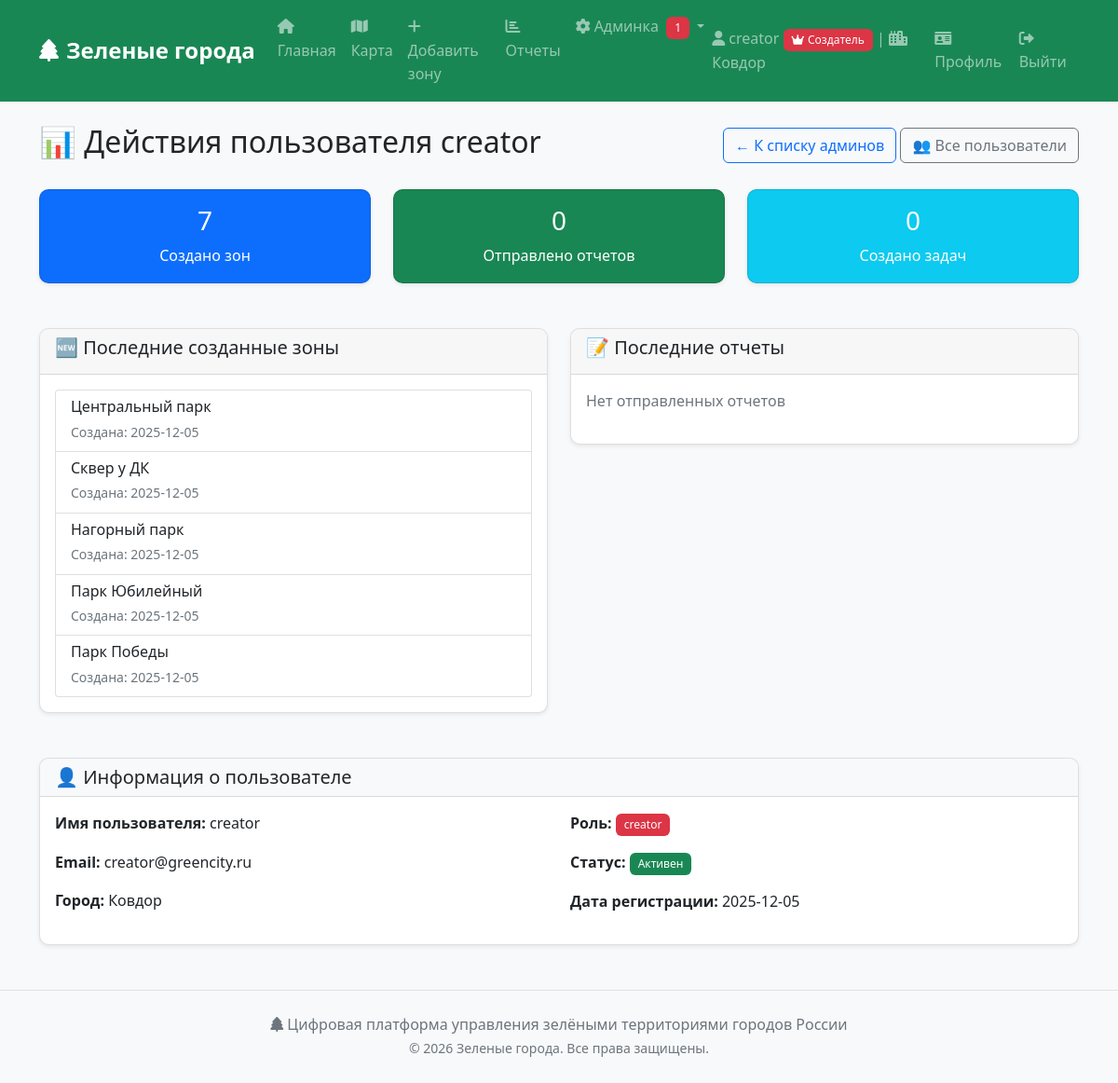
Page /admin/user/1/actions (signed in) on the committed database.
### tables this page shows
CREATE TABLE users (
            id INTEGER PRIMARY KEY AUTOINCREMENT,
            username TEXT UNIQUE NOT NULL,
            email TEXT UNIQUE NOT NULL,
            password_hash TEXT NOT NULL,
            city TEXT NOT NULL,
            role TEXT DEFAULT 'user',
            is_active BOOLEAN DEFAULT 1,
            created_date TIMESTAMP DEFAULT CURRENT_TIMESTAMP
        );

CREATE TABLE green_zones (
            id INTEGER PRIMARY KEY AUTOINCREMENT,
            city_id INTEGER NOT NULL,
            name TEXT NOT NULL,
            zone_type TEXT NOT NULL,
            area REAL,
            location TEXT,
            coordinates TEXT,
            created_by INTEGER,
            status TEXT DEFAULT 'pending', -- pending, approved, rejected
            approved_by INTEGER,
            approved_date TIMESTAMP,
            rejection_reason TEXT,
            created_date TIMESTAMP DEFAULT CURRENT_TIMESTAMP,
            FOREIGN KEY (city_id) REFERENCES cities (id),
            FOREIGN KEY (created_by) REFERENCES users (id),
            FOREIGN KEY (approved_by) REFERENCES users (id)
        );

### auth.py (the view)
    @app.route('/admin/user/<int:user_id>/actions')
    @creator_required
    def view_user_actions(user_id):
        user = database.get_user_by_id(user_id)
        if not user:
            flash('Пользователь не найден', 'danger')
            return redirect(url_for('admin_admins'))
        user_actions = database.get_user_actions(user_id)
        return render_template('user_actions.html', user=user, actions=user_actions)

### database.py (called while the page is built)
def get_db_path():
    if 'RENDER' in os.environ:
        return '/tmp/green_city.db'
    return 'green_city.db'

def get_db_connection():
    conn = sqlite3.connect(get_db_path())
    conn.row_factory = sqlite3.Row
    return conn

def get_user_by_id(user_id):
    conn = get_db_connection()
    user = conn.execute('SELECT * FROM users WHERE id = ?', (user_id,)).fetchone()
    conn.close()
    return user

def get_pending_zones():
    conn = get_db_connection()
    zones = conn.execute('''
        SELECT gz.*, c.name as city_name, u.username as creator_name
        FROM green_zones gz
        JOIN cities c ON gz.city_id = c.id
        JOIN users u ON gz.created_by = u.id
        WHERE gz.status = 'pending'
        ORDER BY gz.created_date DESC
    ''').fetchall()
    conn.close()
    return zones

def get_tasks_awaiting_verification():
    conn = get_db_connection()
    tasks = conn.execute('''
        SELECT mt.*, gz.name as zone_name, u.username as creator_name,
               vu.username as verification_requested_by_name,
               o.name as assigned_organization_name
        FROM maintenance_tasks mt
        JOIN green_zones gz ON mt.zone_id = gz.id
        LEFT JOIN users u ON mt.created_by = u.id
        LEFT JOIN users vu ON mt.verification_requested_by = vu.id
        LEFT JOIN organizations o ON mt.assigned_organization = o.id
        WHERE mt.status = 'verification_requested'
        ORDER BY mt.verification_requested_date DESC
    ''').fetchall()
    conn.close()
    return tasks

### templates/user_actions.html
{% extends "base.html" %}
{% block content %}
<div class="d-flex justify-content-between align-items-center mb-4">
    <h2>📊 Действия пользователя {{ user.username }}</h2>
    <div>
        <a href="{{ url_for('admin_admins') }}" class="btn btn-outline-primary">← К списку админов</a>
        <a href="{{ url_for('admin_users') }}" class="btn btn-outline-secondary">👥 Все пользователи</a>
    </div>
</div>
<div class="row">
    <div class="col-md-4">
        <div class="card bg-primary text-white">
            <div class="card-body text-center">
                <h3>{{ actions.zones_created }}</h3>
                <p class="mb-0">Создано зон</p>
            </div>
        </div>
    </div>
    <div class="col-md-4">
        <div class="card bg-success text-white">
            <div class="card-body text-center">
                <h3>{{ actions.reports_submitted }}</h3>
                <p class="mb-0">Отправлено отчетов</p>
            </div>
        </div>
    </div>
    <div class="col-md-4">
        <div class="card bg-info text-white">
            <div class="card-body text-center">
                <h3>{{ actions.tasks_created }}</h3>
                <p class="mb-0">Создано задач</p>
            </div>
        </div>
    </div>
</div>
<div class="row mt-4">
    <div class="col-md-6">
        <div class="card">
            <div class="card-header">
                <h5>🆕 Последние созданные зоны</h5>
            </div>
            <div class="card-body">
                {% if actions.recent_zones %}
                <div class="list-group">
                    {% for zone in actions.recent_zones %}
                    <div class="list-group-item">
                        <h6 class="mb-1">{{ zone.name }}</h6>
                        <small class="text-muted">Создана: {{ zone.created_date[:10] }}</small>
                    </div>
                    {% endfor %}
                </div>
                {% else %}
                <p class="text-muted">Нет созданных зон</p>
                {% endif %}
            </div>
        </div>
    </div>
    <div class="col-md-6">
        <div class="card">
            <div class="card-header">
                <h5>📝 Последние отчеты</h5>
            </div>
            <div class="card-body">
                {% if actions.recent_reports %}
                <div class="list-group">
                    {% for report in actions.recent_reports %}
                    <div class="list-group-item">
                        <h6 class="mb-1">{{ report.zone_name }}</h6>
                        <p class="mb-1 small">{{ report.notes[:100] }}{% if report.notes|length > 100 %}...{% endif %}</p>
                        <small class="text-muted">Отправлен: {{ report.report_date[:10] }}</small>
                    </div>
                    {% endfor %}
                </div>
                {% else %}
                <p class="text-muted">Нет отправленных отчетов</p>
                {% endif %}
            </div>
        </div>
    </div>
</div>
<div class="card mt-4">
    <div class="card-header bg-light">
        <h5 class="mb-0">👤 Информация о пользователе</h5>
    </div>
    <div class="card-body">
        <div class="row">
            <div class="col-md-6">
                <p><strong>Имя пользователя:</strong> {{ user.username }}</p>
                <p><strong>Email:</strong> {{ user.email }}</p>
                <p><strong>Город:</strong> {{ user.city }}</p>
            </div>
            <div class="col-md-6">
                <p><strong>Роль:</strong>
                    <span class="badge bg-{{ 'danger' if user.role == 'creator' else 'warning' if user.role == 'admin' else 'secondary' }}">
                        {{ user.role }}
                    </span>
                </p>
                <p><strong>Статус:</strong>
                    <span class="badge bg-{{ 'success' if user.is_active else 'danger' }}">
                        {{ 'Активен' if user.is_active else 'Неактивен' }}
                    </span>
                </p>
                <p><strong>Дата регистрации:</strong> {{ user.created_date[:10] }}</p>
            </div>
        </div>
    </div>
</div>
{% endblock %}

### templates/base.html (shortened to what this page needs)
<!DOCTYPE html>
<html lang="ru">
<head>
    <link href="https://cdn.jsdelivr.net/npm/bootstrap@5.1.3/dist/css/bootstrap.min.css" rel="stylesheet">
    <link rel="stylesheet" href="https://cdnjs.cloudflare.com/ajax/libs/font-awesome/6.0.0/css/all.min.css">
    <link rel="stylesheet" href="{{ url_for('static', filename='style.css') }}">
</head>
<body>
    <nav class="navbar navbar-expand-lg navbar-dark bg-success">
        <div class="container">
            <a class="navbar-brand" href="{{ url_for('index') }}">
                <i class="fas fa-tree me-2"></i>Зеленые города
            </a>
            <div class="collapse navbar-collapse" id="navbarNav">
                <div class="navbar-nav me-auto">
                    <a class="nav-link" href="{{ url_for('index') }}">
                        <i class="fas fa-home me-1"></i>Главная
                    </a>
                    <a class="nav-link" href="{{ url_for('map_view') }}">
                        <i class="fas fa-map me-1"></i>Карта
                    </a>
                    {% if session.user_id %}
                    <a class="nav-link" href="{{ url_for('add_zone') }}">
                        <i class="fas fa-plus me-1"></i>Добавить зону
                    </a>
                    {% endif %}
                    <a class="nav-link" href="{{ url_for('reports') }}">
                        <i class="fas fa-chart-bar me-1"></i>Отчеты
                    </a>
                    {% if session.role in ['admin', 'creator'] %}
                    <div class="nav-item dropdown">
                        <a class="nav-link dropdown-toggle" href="#" role="button" data-bs-toggle="dropdown">
                            <i class="fas fa-cog me-1"></i>Админка
                            {% if has_pending_zones() or has_tasks_awaiting_verification() %}
                            <span class="badge bg-danger ms-1">
                                {{ get_pending_zones_count() + get_tasks_awaiting_verification_count() }}
                            </span>
                            {% endif %}
                        </a>
                    </div>
                    {% endif %}
                </div>
                <div class="navbar-nav">
                    {% if session.user_id %}
                    <span class="navbar-text me-3">
                        <i class="fas fa-user me-1"></i>{{ session.username }}
                        {% if session.role == 'creator' %}
                        <span class="badge bg-danger"><i class="fas fa-crown me-1"></i>Создатель</span>
                        {% elif session.role == 'admin' %}
                        <span class="badge bg-warning"><i class="fas fa-star me-1"></i>Админ</span>
                        {% endif %}
                        | <i class="fas fa-city me-1"></i>{{ session.city }}
                    </span>
                    <a class="nav-link" href="{{ url_for('profile') }}">
                        <i class="fas fa-id-card me-1"></i>Профиль
                    </a>
                    <a class="nav-link" href="{{ url_for('logout') }}">
                        <i class="fas fa-sign-out-alt me-1"></i>Выйти
                    </a>
                    {% endif %}
                </div>
            </div>
        </div>
    </nav>
    <div class="container mt-4">
        {% block content %}{% endblock %}
    </div>
    <footer class="bg-light text-center py-4 mt-5">
        <div class="container">
            <p class="text-muted mb-0">
                <i class="fas fa-tree me-1"></i>Цифровая платформа управления зелёными территориями городов России
            </p>
            <small class="text-muted">© 2026 Зеленые города. Все права защищены.</small>
        </div>
    </footer>
</body>
</html>

### static/style.css (style rules this page uses)
body { background-color: #f8f9fa; font-family: 'Segoe UI', Tahoma, Geneva, Verdana, sans-serif; line-height: 1.6; }
.card { box-shadow: 0 0.125rem 0.25rem rgba(0, 0, 0, 0.075); border: 1px solid rgba(0, 0, 0, 0.125); border-radius: 10px; margin-bottom: 1.5rem; transition: all 0.3s ease; }
.card-header { border-radius: 10px 10px 0 0 !important; font-weight: 600; }
.navbar-brand { font-weight: bold; font-size: 1.5rem; }
.navbar-nav .nav-link { font-weight: 500; transition: color 0.3s ease; }
.btn { border-radius: 6px; font-weight: 500; transition: all 0.3s ease; }
.badge { font-weight: 500; padding: 0.5em 0.75em; border-radius: 6px; }
footer { border-top: 1px solid #dee2e6; }

### rows in the picture
users: city "Ковдор", username "creator", email "creator@greencity.ru", role "creator", is_active "Активен", created_date "2025-12-05"
green_zones: name "Центральный парк", created_date "2025-12-05"
green_zones: name "Сквер у ДК", created_date "2025-12-05"
green_zones: name "Нагорный парк", created_date "2025-12-05"
green_zones: name "Парк Юбилейный", created_date "2025-12-05"
green_zones: name "Парк Победы", created_date "2025-12-05"

### other values in the picture
{{ get_pending_zones_count() + get_tasks_awaiting_verification_count() }} "1"
{{ session.username }} "creator"
{{ actions.zones_created }} "7"
{{ actions.reports_submitted }} "0"
{{ actions.tasks_created }} "0"
